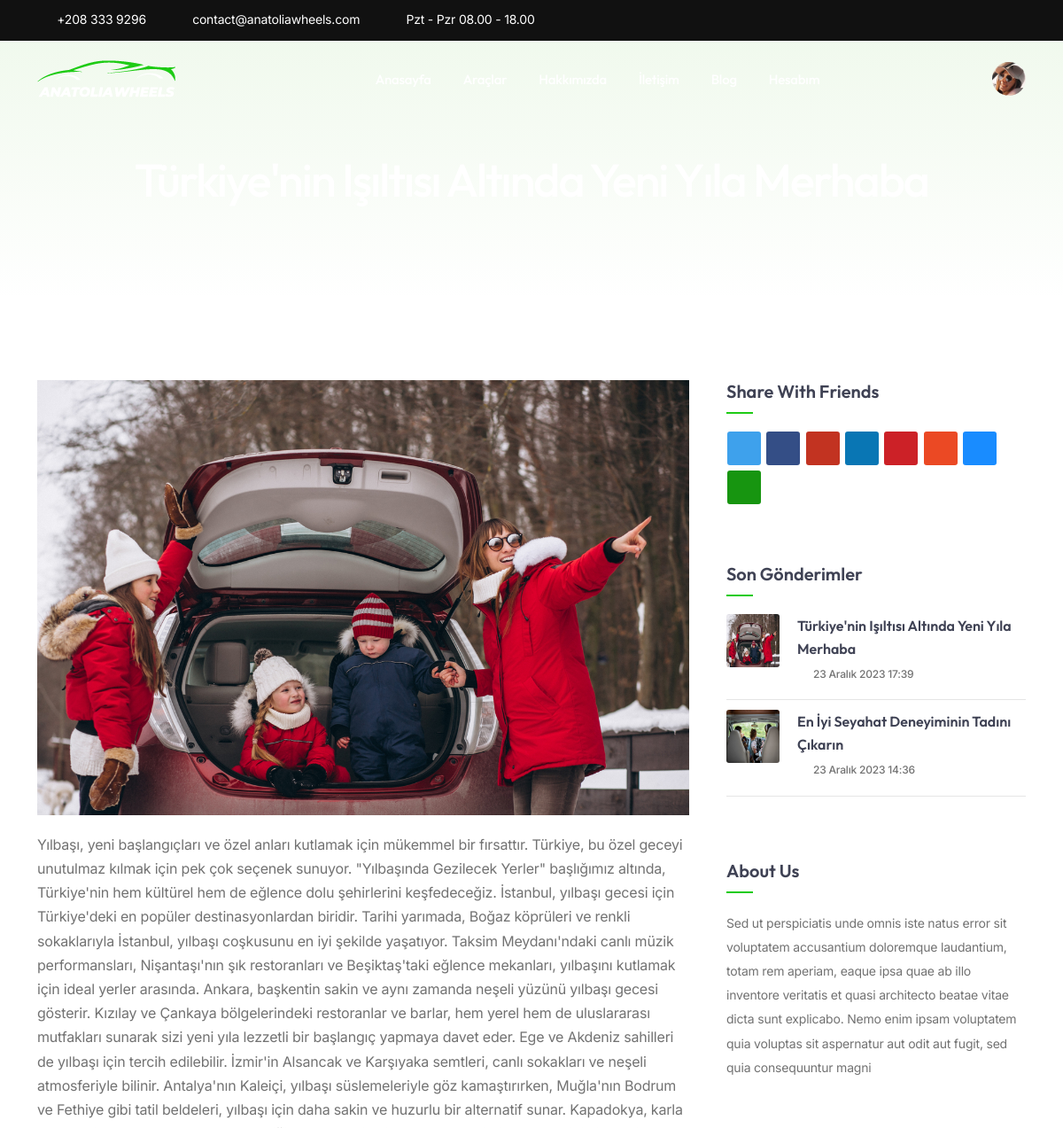
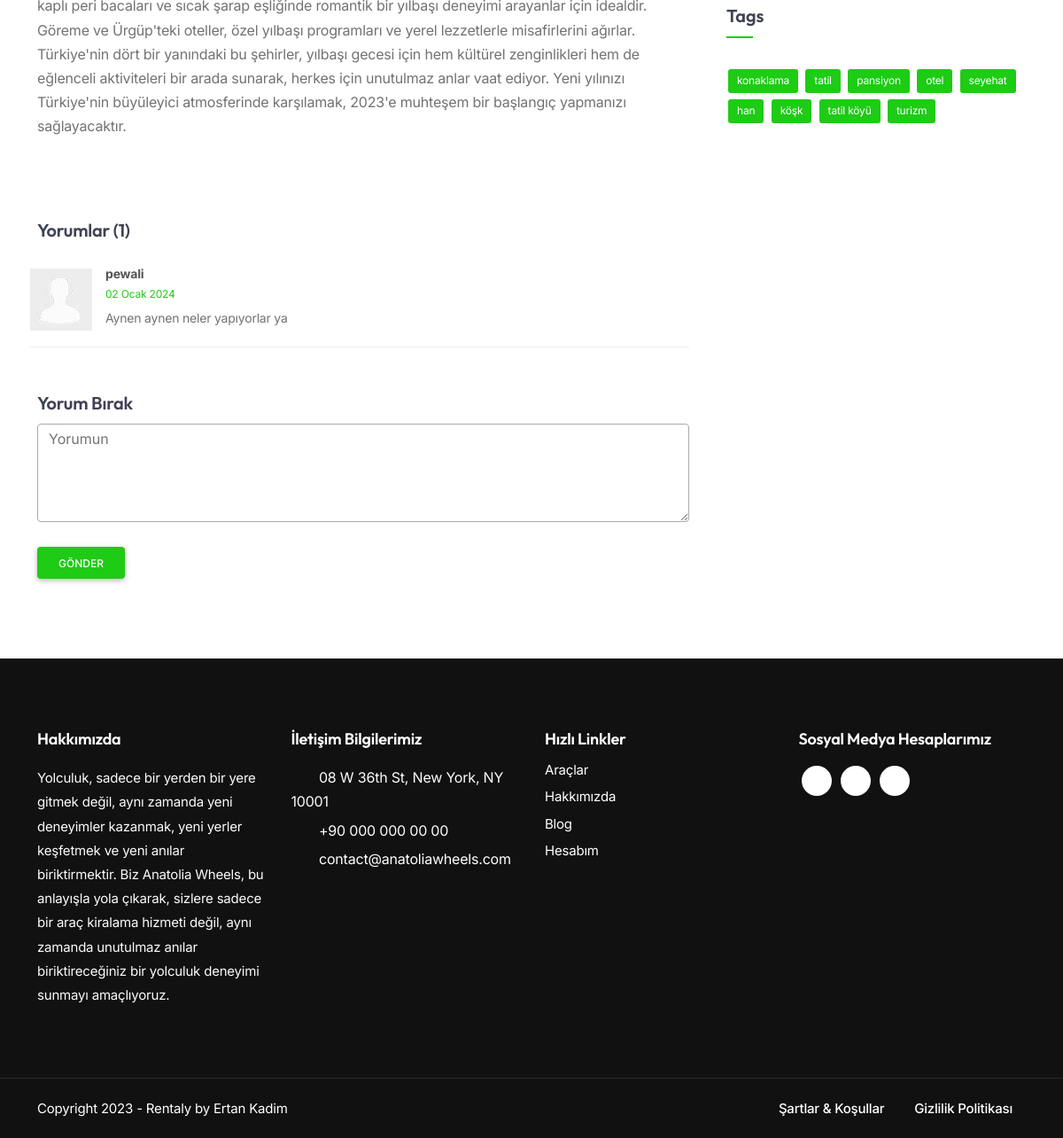
Page /blog/turkiyenin-islts-altnda-yeni-yla-merhaba/ (signed in) on the committed database (2 pictures, top to bottom).
### rentacar/models.py (models this page shows, shortened)
class Blog(models.Model):
    title = models.CharField(max_length=120, verbose_name="Başlık")
    slug = AutoSlugField(populate_from='title', unique=True, verbose_name="Slug")
    summary = models.TextField(max_length=125, verbose_name="Özet")
    content = models.TextField(verbose_name="İçerik")
    created_at = models.DateTimeField(auto_now_add=True, null=True, verbose_name="Oluşturulma Tarihi")
    updated_at = models.DateTimeField(auto_now=True, null=True, verbose_name="Güncellenme Tarihi")
    blog_image1 = models.ImageField(null=True, blank=True, verbose_name="Blog Fotoğraf (600x400)")
    blog_recent_image = models.ImageField(null=True, blank=True, verbose_name="Sidebar Fotoğraf (400x400)")
    blog_detail_image = models.ImageField(null=True, blank=True, verbose_name="Blog Detay Fotoğraf (1200x800)")
    class Meta:
        verbose_name = "Blog"
        verbose_name_plural = "Bloglar"
        ordering = ['-id']

class Comment(models.Model):
    blog = models.ForeignKey(Blog, on_delete=models.CASCADE, related_name='comments', verbose_name="Blog Yorumları")
    user = models.ForeignKey(User, on_delete=models.CASCADE)
    content = models.TextField()
    created_at = models.DateTimeField(auto_now_add=True)
    class Meta:
        verbose_name = "Yorum"
        verbose_name_plural = "Yorumlar"
        ordering = ['-id']

class User(AbstractUser):
    is_admin = models.BooleanField(verbose_name='Yönetici', default=False)
    is_customer = models.BooleanField(verbose_name='Müşteri', default=True)

### rentacar/views.py (the view, shortened to what this page needs)
# urls.py: path('blog/<slug:slug>/', views.blog_detail, name='blog_detail'),
def blog_detail(request, slug):
    title = 'Blog'
    blog = get_object_or_404(Blog, slug=slug)
    blog_detail_recent_posts = list(Blog.objects.order_by('-created_at')[:5])
    comments = Comment.objects.filter(blog=blog).order_by('-created_at')
    return render(request, 'pages/blog_detail.html', {
        'title': title,
        'blog': blog,
        'comments': comments,
        'blog_detail_recent_posts': blog_detail_recent_posts,
    })

### templates/pages/blog_detail.html (shortened to what this page needs)
{% extends 'base.html' %}
{% load static %}
{% block content %}
        <div class="no-bottom no-top" id="content">
            <section id="subheader" class="jarallax text-light">
                    <div class="center-y relative text-center">
                        <div class="container">
                            <div class="row">
                                <div class="col-md-12 text-center">
									<h1>{{blog.title}}</h1>
                                </div>
                            </div>
                        </div>
                    </div>
            </section>
			<section aria-label="section">
                <div class="container">
                    <div class="row">
                        <div class="col-md-8">
                            <div class="blog-read">
                                <img alt="" src="{{ blog.blog_detail_image.url }}" class="img-fullwidth mb30">
                                <div class="post-text">
                                    <p>{{ blog.content }}</p>
                                </div>
                            </div>
                            <div class="spacer-single"></div>
                            <div id="blog-comment">
                                <h4>Yorumlar ({{comments.count}})</h4>
                                <div class="spacer-half"></div>
                                <ol>
                                    {% for comment in comments %}
                                        <li>
                                            <div class="avatar">
                                                <img src="{% static 'images/misc/avatar-2.jpg' %}" alt="">
                                            </div>
                                            <div class="comment-info">
                                                <span class="c_name">{{ comment.user.username }}</span>
                                                <span class="c_date id-color">{{ comment.created_at|date:"d F Y" }}</span>
                                            </div>
                                            <div class="comment">{{ comment.content }}</div>
                                        </li>
                                    {% empty %}
                                        <li>Henüz Yorum Yok</li>
                                    {% endfor %}
                                </ol>
                                <div class="spacer-single"></div>
                                <div id="comment-form-wrapper">
                                    <h4>Yorum Bırak</h4>
                                    <div class="comment_form_holder">
                                        <form method="post" action="{% url 'blog_detail' blog.slug %}">
                                            <textarea name="comment" cols="40" rows="4" class="form-control" placeholder="Yorumun"></textarea>
                                            <br>
                                            <input type="submit" value="Gönder" class="btn btn-primary">
                                        </form>
                                    </div>
                                </div>
                            </div>
                        </div>
                        <div id="sidebar" class="col-md-4">
                            <div class="widget">
                                    <h4>Share With Friends</h4>
                                    <div class="small-border"></div>
                                    <div class="de-color-icons">
                                        <span><i class="fa fa-twitter fa-lg"></i></span>
                                        <span><i class="fa fa-facebook fa-lg"></i></span>
                                        <span><i class="fa fa-reddit fa-lg"></i></span>
                                        <span><i class="fa fa-linkedin fa-lg"></i></span>
                                        <span><i class="fa fa-pinterest fa-lg"></i></span>
                                        <span><i class="fa fa-stumbleupon fa-lg"></i></span>
                                        <span><i class="fa fa-delicious fa-lg"></i></span>
                                        <span><i class="fa fa-envelope fa-lg"></i></span>
                                    </div>
                                </div>
                                <div class="widget widget-post">
                                <h4>Son Gönderimler</h4>
                                <div class="small-border"></div>
                                <ul class="de-bloglist-type-1">
                                    {% for bdrp in blog_detail_recent_posts %}
                                        <li>
                                            <div class="d-image">
                                                <img src="{{ bdrp.blog_recent_image.url }}" alt="">
                                            </div>
                                            <div class="d-content">
                                                <a href="#"><h4>{{ bdrp.title }}</h4></a>
                                                <div class="d-date">{{ bdrp.created_at }}</div>
                                            </div>
                                        </li>
                                    {% endfor %}
                                </ul>
                            </div>
                            <div class="widget widget-text">
                                <h4>About Us</h4>
                                <div class="small-border"></div>
                                <p class="small no-bottom">
                                    Sed ut perspiciatis unde omnis iste natus error sit voluptatem accusantium doloremque laudantium, totam rem aperiam, eaque ipsa quae ab illo inventore veritatis et quasi architecto beatae vitae dicta sunt explicabo. Nemo enim ipsam voluptatem quia voluptas sit aspernatur aut odit aut fugit, sed quia consequuntur magni
                                </p>
                            </div>
                            <div class="widget widget_tags">
                                <h4>Tags</h4>
                                <div class="small-border"></div>
                                <ul>
                                    <li><a href="#link">konaklama</a></li>
                                    <li><a href="#link">tatil</a></li>
                                    <li><a href="#link">pansiyon</a></li>
                                    <li><a href="#link">otel</a></li>
                                    <li><a href="#link">seyehat</a></li>
                                    <li><a href="#link">han</a></li>
                                    <li><a href="#link">köşk</a></li>
                                    <li><a href="#link">tatil köyü</a></li>
                                    <li><a href="#link">turizm</a></li>
                                </ul>
                            </div>
                        </div>
                    </div>
                </div>
            </section>
        </div>
{% endblock %}

### static/css/colors/scheme-01.css (style rules this page uses)
:root { --primary-color: #1ECB15; --primary-color-rgb: 120, 202, 92; --secondary-color: #179510; --secondary-color-rgb: 23, 149, 16; }

### rows in the picture
Blog: blog_detail_image (picture), content "Yılbaşı, yeni başlangıçları ve özel anları kutlamak için mükemmel bir fırsattır. Türkiye, bu özel geceyi unutulmaz kılmak için pek çok seçenek sunuyor. \"Yılbaşında Gezilecek Yerler\" başlığımız altında, Türkiye'nin hem kültürel hem de eğlence dolu şehirlerini keşfedeceğiz. İstanbul, yılbaşı gecesi için Türkiye'deki en popüler destinasyonlardan biridir. Tarihi yarımada, Boğaz köprüleri ve renkli sokaklarıyla İstanbul, yılbaşı coşkusunu en iyi şekilde yaşatıyor. Taksim Meydanı'ndaki canlı müzik performansları, Nişantaşı'nın şık restoranları ve Beşiktaş'taki eğlence mekanları, yılbaşını kutlamak için ideal yerler arasında. Ankara, başkentin sakin ve aynı zamanda neşeli yüzünü yılbaşı gecesi…", blog_recent_image (picture), title "Türkiye'nin Işıltısı Altında Yeni Yıla Merhaba", created_at "23 Aralık 2023 17:39"
Comment: user.username "pewali", created_at "02 Ocak 2024", content "Aynen aynen neler yapıyorlar ya"
Blog: blog_recent_image (picture), title "En İyi Seyahat Deneyiminin Tadını Çıkarın", created_at "23 Aralık 2023 14:36"

### other values in the picture
{{ comments.count }} "1"
